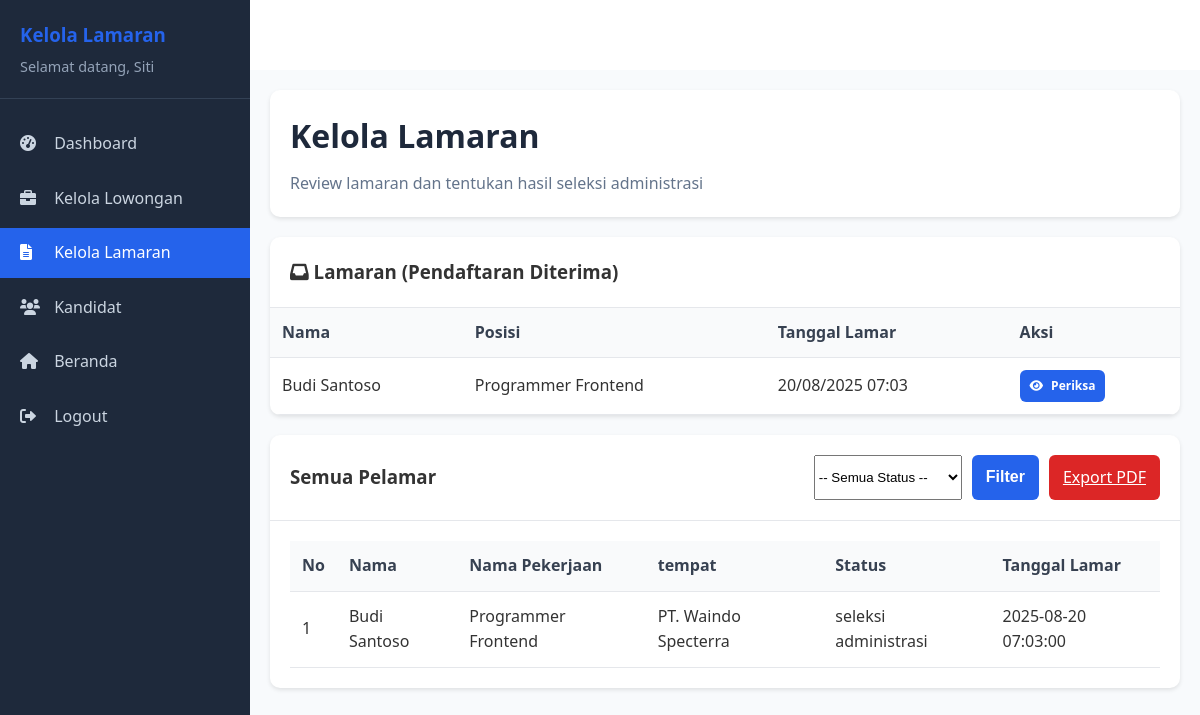
Before: /hrd/applications.php (signed in) with the older database file.
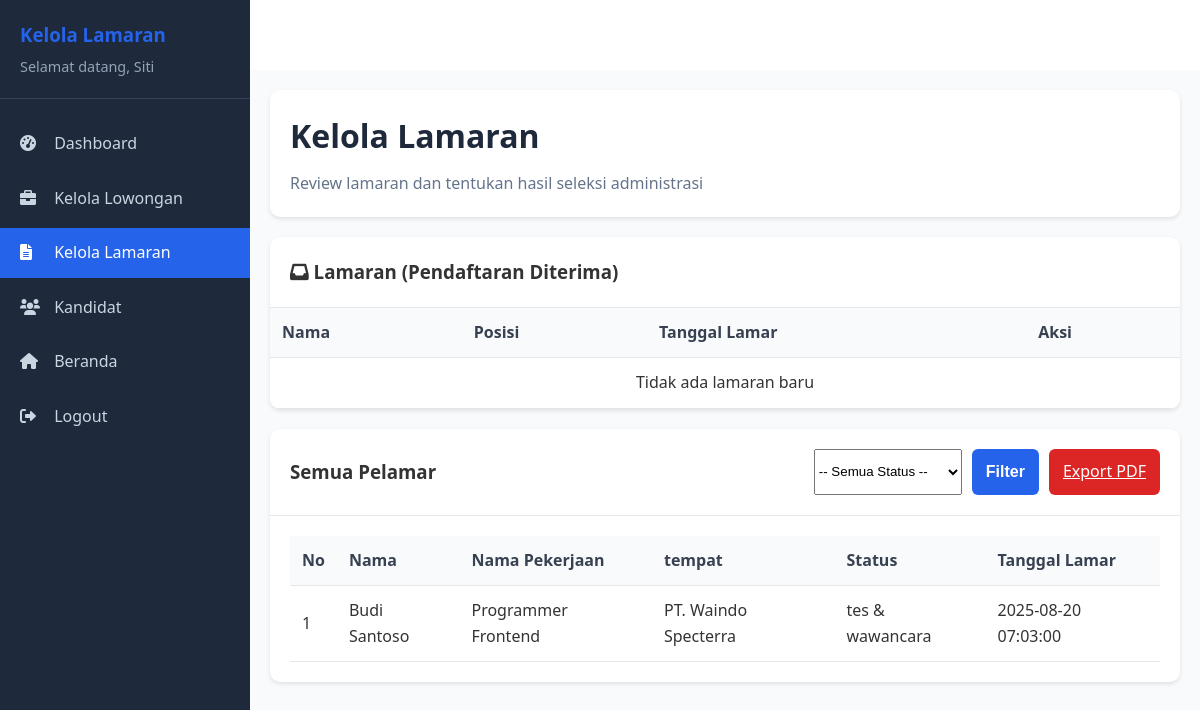
After: the same page with the newer database file.
### tables this page shows
CREATE TABLE `applications` (
  `application_id` int NOT NULL,
  `job_id` int NOT NULL,
  `user_id` int NOT NULL,
  `cv` varchar(255) NOT NULL,
  `status` varchar(255) NOT NULL,
  `reason` text,
  `interview_date` datetime DEFAULT NULL,
  `start_date` date DEFAULT NULL,
  `applied_at` timestamp NOT NULL DEFAULT CURRENT_TIMESTAMP,
  `updated_at` timestamp NULL DEFAULT NULL
);

CREATE TABLE `users` (
  `user_id` int NOT NULL,
  `username` varchar(50) NOT NULL,
  `password` varchar(255) NOT NULL,
  `email` varchar(100) NOT NULL,
  `full_name` varchar(100) DEFAULT NULL,
  `role` enum('admin','pelamar','hrd','konten') DEFAULT 'pelamar',
  `status` enum('active','inactive') DEFAULT 'active',
  `created_at` timestamp NULL DEFAULT CURRENT_TIMESTAMP,
  `hapus` int NOT NULL DEFAULT '0'
);

CREATE TABLE `lowongan` (
  `job_id` int NOT NULL,
  `title` varchar(200) NOT NULL,
  `description` text NOT NULL,
  `requirements` text,
  `location` varchar(100) DEFAULT NULL,
  `salary_range` varchar(50) DEFAULT NULL,
  `status` enum('open','closed') DEFAULT 'open',
  `posted_by` int DEFAULT NULL,
  `posted_at` timestamp NULL DEFAULT CURRENT_TIMESTAMP,
  `updated_at` timestamp NULL DEFAULT NULL,
  `hapus` int NOT NULL DEFAULT '0'
);

### hrd/applications.php (the view, shortened to what the changed rows need)
<?php
require_once '../connect/koneksi.php';
$user_id = $_SESSION['user_id'];
$list = mysqli_query($conn, "
    SELECT a.*, u.full_name, u.email, l.title
    FROM applications a
    JOIN users u ON a.user_id=u.user_id
    JOIN lowongan l ON a.job_id=l.job_id
    WHERE a.status IN ('pendaftaran diterima', 'seleksi administrasi')
      AND l.posted_by=$user_id
    ORDER BY a.applied_at DESC
");
?>
<!DOCTYPE html>
<html lang="id">
<head>
    <link rel="stylesheet" href="../assets/css/pages.css">
    <link rel="stylesheet" href="../assets/css/common.css">
    <link rel="stylesheet" href="css/dashboard.css">
    <link rel="stylesheet" href="css/applications.css">
    <link rel="stylesheet" href="https://cdnjs.cloudflare.com/ajax/libs/font-awesome/6.0.0/css/all.min.css">
</head>
<body>
    <div class="dashboard-container">
        <div class="main-content">
            <div class="dashboard-header">
                <h1>Kelola Lamaran</h1>
            </div>
            <?php if (isset($detail_row)): ?>
                <div class="card">
                    <div class="card-header">
                        <h3><i class="fas fa-user"></i> Detail Lamaran</h3>
                        <a href="applications.php" class="btn btn-secondary btn-sm">Kembali</a>
                    </div>
                    <div class="card-body">
                        <div class="detail-grid">
                            <div>
                                <div><strong>Nama</strong>: <?php echo htmlspecialchars($detail_row['full_name']); ?></div>
                                <div><strong>Email</strong>: <?php echo htmlspecialchars($detail_row['email']); ?></div>
                                <div><strong>Posisi</strong>: <?php echo htmlspecialchars($detail_row['title']); ?></div>
                                <div><strong>Status</strong>: <span class="badge"><?php echo htmlspecialchars($detail_row['status']); ?></span></div>
                                <div><strong>Tanggal Lamar</strong>: <?php echo date('d/m/Y H:i', strtotime($detail_row['applied_at'])); ?></div>
                            </div>
                            <div>
                                <div><strong>CV</strong>:
                                    <?php if (!empty($detail_row['cv'])): ?>
                                        <a href="../<?php echo htmlspecialchars($detail_row['cv']); ?>" target="_blank">Lihat CV</a>
                                    <?php else: ?>
                                        -
                                    <?php endif; ?>
                                </div>
                                <?php if (!empty($detail_row['reason'])): ?>
                                    <div><strong>Alasan</strong>: <?php echo htmlspecialchars($detail_row['reason']); ?></div>
                                <?php endif; ?>
                                <?php if (!empty($detail_row['interview_date'])): ?>
                                    <div><strong>Jadwal Wawancara</strong>: <?php echo htmlspecialchars($detail_row['interview_date']); ?></div>
                                <?php endif; ?>
                            </div>
                        </div>
                        <div class="actions">
                            <form method="POST" class="action-form">
                                <input type="hidden" name="application_id" value="<?php echo (int)$detail_row['application_id']; ?>">
                                <input type="hidden" name="action" value="accept_admin">
                                <div class="form-group">
                                    <label>Alasan Diterima</label>
                                    <textarea name="reason" rows="2" required></textarea>
                                </div>
                                <div class="form-group">
                                    <label>Jadwal Wawancara (opsional)</label>
                                    <input type="datetime-local" name="interview_date">
                                </div>
                                <button type="submit" class="btn btn-primary"><i class="fas fa-check"></i> Terima (Lolos Administrasi)</button>
                            </form>
                            <form method="POST" class="action-form" onsubmit="return confirm('Yakin tolak lamaran ini?')">
                                <input type="hidden" name="application_id" value="<?php echo (int)$detail_row['application_id']; ?>">
                                <input type="hidden" name="action" value="reject_admin">
                                <div class="form-group">
                                    <label>Alasan Ditolak</label>
                                    <textarea name="reason" rows="2" required></textarea>
                                </div>
                                <button type="submit" class="btn btn-danger"><i class="fas fa-times"></i> Tolak</button>
                            </form>
                        </div>
                    </div>
                </div>
            <?php else: ?>
                <div class="card">
                    <div class="table-wrap">
                        <table>
                            <thead>
                                <tr>
                                    <th>Nama</th>
                                    <th>Posisi</th>
                                    <th>Tanggal Lamar</th>
                                    <th>Aksi</th>
                                </tr>
                            </thead>
                            <tbody>
                                <?php if ($list && mysqli_num_rows($list) > 0): ?>
                                    <?php while ($row = mysqli_fetch_assoc($list)): ?>
                                        <tr>
                                            <td><?php echo htmlspecialchars($row['full_name']); ?></td>
                                            <td><?php echo htmlspecialchars($row['title']); ?></td>
                                            <td><?php echo date('d/m/Y H:i', strtotime($row['applied_at'])); ?></td>
                                            <td>
                                                <a class="btn btn-primary btn-sm" href="applications.php?id=<?php echo (int)$row['application_id']; ?>">
                                                    <i class="fas fa-eye"></i> Periksa
                                                </a>
                                            </td>
                                        </tr>
                                    <?php endwhile; ?>
                                <?php else: ?>
                                    <tr>
                                        <td colspan="4" class="text-center">Tidak ada lamaran baru</td>
                                    </tr>
                                <?php endif; ?>
                            </tbody>
                        </table>
                    </div>
                </div>
            <?php endif; ?>
            <div class="card">
                <div class="card-body table-wrap">
                    <table>
                        <thead>
                            <tr>
                                <th>No</th>
                                <th>Nama</th>
                                <th>Nama Pekerjaan</th>
                                <th>tempat</th>
                                <th>Status</th>
                                <th>Tanggal Lamar</th>
                            </tr>
                        </thead>
                        <tbody>
                            <?php
                            $filter = "";
                            $sql = "SELECT u.full_name AS nama,
               l.title AS nama_pekerjaan,
               l.location AS tempat,
               a.status,
               a.applied_at AS tanggal_lamar
        FROM applications a
        JOIN users u ON u.user_id = a.user_id
        JOIN lowongan l ON l.job_id = a.job_id
        WHERE l.posted_by=$user_id $filter
        ORDER BY a.applied_at DESC";
                            $result = mysqli_query($conn, $sql);
                            if ($result && mysqli_num_rows($result) > 0) {
                                $no = 1;
                                while ($row = mysqli_fetch_assoc($result)) {
                                    echo "<tr>
                <td>{$no}</td>
                <td>{$row['nama']}</td>
                <td>{$row['nama_pekerjaan']}</td>
                <td>{$row['tempat']}</td>
                <td>{$row['status']}</td>
                <td>{$row['tanggal_lamar']}</td>
              </tr>";
                                    $no++;
                                }
                            } else {
                                echo "<tr>
            <td colspan='6' class='text-center'>Tidak ada data untuk filter ini</td>
          </tr>";
                            }
                            ?>
                        </tbody>
                    </table>
                </div>
            </div>
        </div>
    </div>
</body>
</html>

Changed rows visible on the page:
no longer on one of the page's lists (row edited): applications: user.full_name "Budi Santoso", job.title "Programmer Frontend", applied_at "20/08/2025 07:03"
changed applications "Budi Santoso": status "seleksi administrasi" → "tes & wawancara"
Other visible differences:
text now shown: "Tidak ada lamaran baru"
